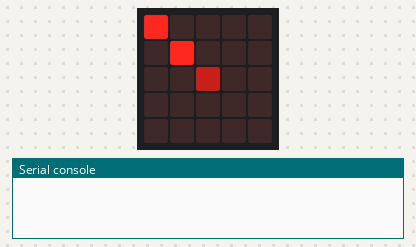
A program run on a simulated BBC micro:bit (MakeCode). Shown: the board's 5×5 LED display, the last lines printed to the serial console.

Above: at 0.1 s.
At 1.1 s:
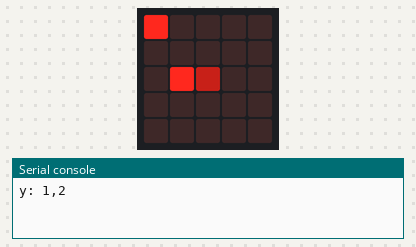
At 2.1 s:
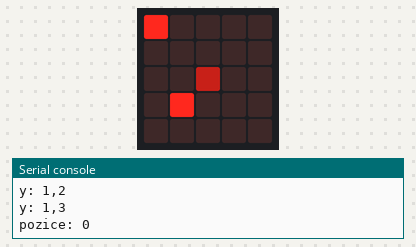
At 3.1 s:
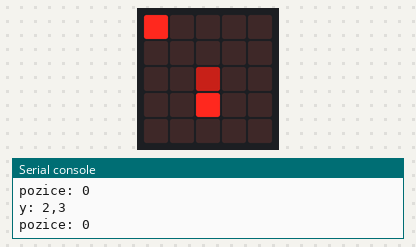
At 4.1 s:
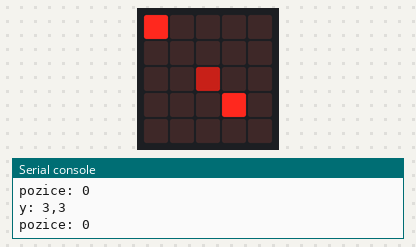

The program:

main.ts
```typescript
let stred = [2, 2]
let x = [0, 0]
let y = [1, 1]
function otaceni1() {

    let pozice = 1
    led.plot(y[0], y[1])
    while (y[pozice] != 3) {
        basic.pause(1000)
        led.unplot(y[0], y[1])
        if (y[pozice] < 3) {
            y[pozice] += 1
        } else if (y[pozice] == 3) {
            y[pozice] += 1
        }

        led.plot(y[0], y[1])
        console.logValue("y", y)
        if (y[1] == 3) {
            pozice = 0
            console.logValue("pozice", pozice)
        } else if (y[0] == 3) {
            pozice = 1
            console.logValue("pozice", pozice)
        }

    }
}

basic.forever(function on_forever() {
    led.plotBrightness(stred[0], stred[1], 100)
    led.plot(x[0], x[1])
    otaceni1()
})
```

test.ts
```typescript
// Tady jsou testy. Při použití tohoto balíčku jako rozšíření nebude zkompilováno.
```

Measured:
- what the display in image 1 shows lasts 1.0 s, from 1.0 s to 2.0 s
